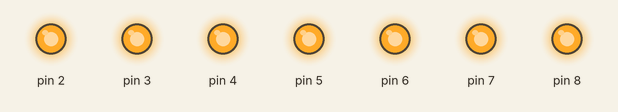
Simulated run of this sketch. Board: Arduino Uno, built with avr-gcc and run on an emulated ATmega328P. Shown: output pins drawn as LEDs (lit = HIGH).

Above: at 0.1 s.
Timing chart, 0 to 1.6 s (numbered marks = the images above):
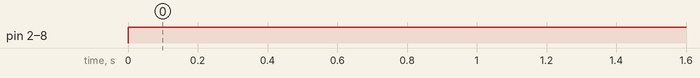

The sketch:

sketch_jun07c.ino
```cpp
void setup() {
  // put your setup code here, to run once:
for(int i=2;i<9;i++)
pinMode(i,OUTPUT);
}

void loop() {
  // put your main code here, to run repeatedly:
 for(int i=2;i<9;i++)
 digitalWrite(i,1);
 delay(1000);
}
```

Measured:
- by itself, pin 2–8: LOW → HIGH at 0.00 s
